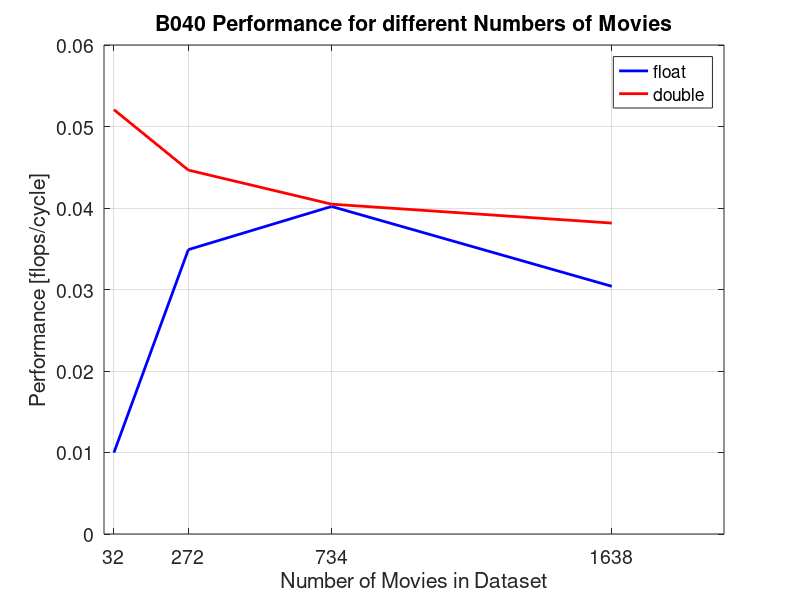
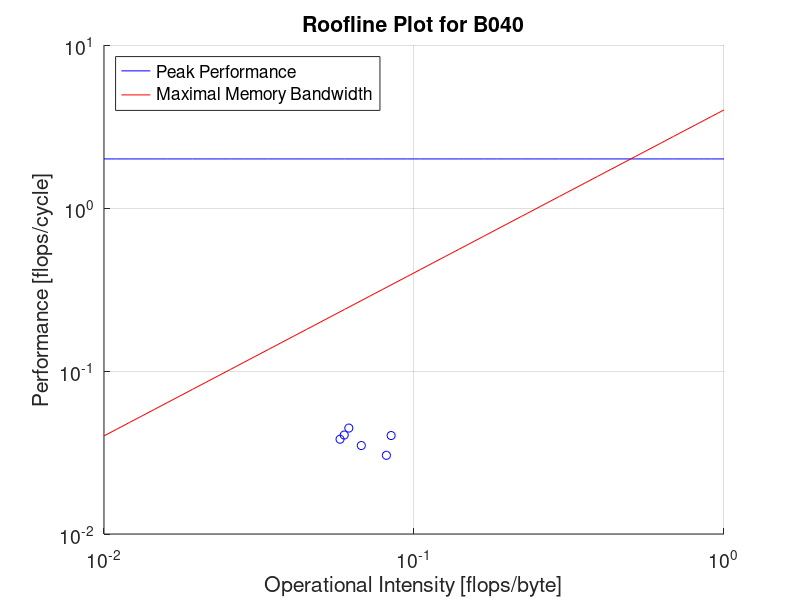

These figures' MATLAB source, in order:
%% All measurements are for B040
% compiled with gcc 4.5.2, -O3, cygwin64
data_points_single = [];
data_points_double = [];
roofline_points = [];

%% Performance Analysis 100k full, single precision
num_cycles = 3356005034; % CPU_CLK_UNHALTED.REF_TSC
num_messages = 54912;
% number of flops = FP_COMP_OPS_EXE.SSE_SCALAR_DOUBLE +
%                   FP_COMP_OPS_EXE.SSE_SCALAR_SINGLE + 
%                   FP_COMP_OPS_EXE.X87
num_flops = 72000108 + 12000018 + 18000027;
runtime = 1.019; % seconds
bandwidth_sec = 1.229; % GB/s

bandwidth_cycle = (runtime*bandwidth_sec*1000000000)/num_cycles;
flops_cycle = num_flops/num_cycles;
intensity = flops_cycle/bandwidth_cycle;
roofline_points = [roofline_points; intensity, flops_cycle];

data_points_single = [data_points_single; 1638, flops_cycle];

%% Performance Analysis 100k full, double precision
num_cycles = 31454047181; % CPU_CLK_UNHALTED.REF_TSC
num_messages = 448130;
% number of flops = FP_COMP_OPS_EXE.SSE_SCALAR_DOUBLE +
%                   FP_COMP_OPS_EXE.SSE_SCALAR_SINGLE + 
%                   FP_COMP_OPS_EXE.X87
num_flops = 816001224 + 0 + 384000576;
runtime = 9.553; % seconds
bandwidth_sec = 2.176; % GB/s

bandwidth_cycle = (runtime*bandwidth_sec*1000000000)/num_cycles;
flops_cycle = num_flops/num_cycles;
intensity = flops_cycle/bandwidth_cycle;
roofline_points = [roofline_points; intensity, flops_cycle];

data_points_double = [data_points_double; 1638, flops_cycle];

%% Performance Analysis [dataset user 405] 734 movies, user 405, single precision
num_cycles = 2538003807; % CPU_CLK_UNHALTED.REF_TSC
num_messages = 54330;
% number of flops = FP_COMP_OPS_EXE.SSE_SCALAR_DOUBLE +
%                   FP_COMP_OPS_EXE.SSE_SCALAR_SINGLE + 
%                   FP_COMP_OPS_EXE.X87
num_flops = 78000117 + 6000009 + 18000027;
runtime = 0.771; % seconds
bandwidth_sec = 1.568; % GB/s

bandwidth_cycle = (runtime*bandwidth_sec*1000000000)/num_cycles;
flops_cycle = num_flops/num_cycles;
intensity = flops_cycle/bandwidth_cycle;
roofline_points = [roofline_points; intensity, flops_cycle];

data_points_single = [data_points_single; 734, flops_cycle];

%% Performance Analysis [dataset user 405] 734 movies, user 405, double precision
num_cycles = 16308024462; % CPU_CLK_UNHALTED.REF_TSC
num_messages = 275480;
% number of flops = FP_COMP_OPS_EXE.SSE_SCALAR_DOUBLE +
%                   FP_COMP_OPS_EXE.SSE_SCALAR_SINGLE + 
%                   FP_COMP_OPS_EXE.X87
num_flops = 438000657 + 0 + 222000333;
runtime = 4.953; % seconds
bandwidth_sec = 2.238; % GB/s

bandwidth_cycle = (runtime*bandwidth_sec*1000000000)/num_cycles;
flops_cycle = num_flops/num_cycles;
intensity = flops_cycle/bandwidth_cycle;
roofline_points = [roofline_points; intensity, flops_cycle];

data_points_double = [data_points_double; 734, flops_cycle];

%% Performance Analysis [dataset 512] 272 movies, user 1-10, single precision
num_cycles = 9630014445; % CPU_CLK_UNHALTED.REF_TSC
num_messages = 105670;
% number of flops = FP_COMP_OPS_EXE.SSE_SCALAR_DOUBLE +
%                   FP_COMP_OPS_EXE.SSE_SCALAR_SINGLE + 
%                   FP_COMP_OPS_EXE.X87
num_flops = 204000306 + 30000045 + 102000153;
runtime = 2.925; % seconds
bandwidth_sec = 1.699; % GB/s

bandwidth_cycle = (runtime*bandwidth_sec*1000000000)/num_cycles;
flops_cycle = num_flops/num_cycles;
intensity = flops_cycle/bandwidth_cycle;
roofline_points = [roofline_points; intensity, flops_cycle];

data_points_single = [data_points_single; 272, flops_cycle];

%% Performance Analysis [dataset 512] 272 movies, user 1-10, double precision
num_cycles = 93388140082; % CPU_CLK_UNHALTED.REF_TSC
num_messages = 2083777;
% number of flops = FP_COMP_OPS_EXE.SSE_SCALAR_DOUBLE +
%                   FP_COMP_OPS_EXE.SSE_SCALAR_SINGLE + 
%                   FP_COMP_OPS_EXE.X87
num_flops = 2814004221 + 0 + 1356002034;
runtime = 30.253; % seconds
bandwidth_sec = 2.237; % GB/s

bandwidth_cycle = (runtime*bandwidth_sec*1000000000)/num_cycles;
flops_cycle = num_flops/num_cycles;
intensity = flops_cycle/bandwidth_cycle;
roofline_points = [roofline_points; intensity, flops_cycle];

data_points_double = [data_points_double; 272, flops_cycle];

%% Performance Analysis 32 movies, user 1-100, single precision
num_cycles = 7810011715; % CPU_CLK_UNHALTED.REF_TSC
num_messages = 46139;
% number of flops = FP_COMP_OPS_EXE.SSE_SCALAR_DOUBLE +
%                   FP_COMP_OPS_EXE.SSE_SCALAR_SINGLE + 
%                   FP_COMP_OPS_EXE.X87
num_flops = 54000081 + 12000018 + 12000018;
runtime = 2.372; % seconds
bandwidth_sec = 0.935; % GB/s

bandwidth_cycle = (runtime*bandwidth_sec*1000000000)/num_cycles;
flops_cycle = num_flops/num_cycles;
intensity = flops_cycle/bandwidth_cycle;
%roofline_points = [roofline_points; intensity, flops_cycle];

data_points_single = [data_points_single; 32, flops_cycle];

%% Performance Analysis 32 movies, user 1-100, double precision
num_cycles = 20396030594; % CPU_CLK_UNHALTED.REF_TSC
num_messages = 872656;
% number of flops = FP_COMP_OPS_EXE.SSE_SCALAR_DOUBLE +
%                   FP_COMP_OPS_EXE.SSE_SCALAR_SINGLE + 
%                   FP_COMP_OPS_EXE.X87
num_flops = 768001152 + 0 + 294000441;
runtime = 6.195; % seconds
bandwidth_sec = 0.04; % GB/s

bandwidth_cycle = (runtime*bandwidth_sec*1000000000)/num_cycles;
flops_cycle = num_flops/num_cycles;
intensity = flops_cycle/bandwidth_cycle;
%roofline_points = [roofline_points; intensity, flops_cycle];

data_points_double = [data_points_double; 32, flops_cycle];
%% Perf Plot
plot(data_points_single(:,1), data_points_single(:,2),'-b', 'LineWidth',2);
hold on; grid on;
plot(data_points_double(:,1), data_points_double(:,2),'-r', 'LineWidth',2);

fontsize = 14;
title('B040 Performance for different Numbers of Movies');
legend('float','double', 'fontsize', fontsize);
xlabel('Number of Movies in Dataset', 'fontsize', fontsize)
ylabel('Performance [flops/cycle]', 'fontsize', fontsize)

set(gca,'XTick',[32, 272, 734, 1638]);
set(gca,'fontsize', fontsize);
print(gcf, '-r150', 'performance_b040.png', '-dpng');
hold off;
close all;

%% Roofline Plot
figure;
hold on; grid on
x = logspace(-2,0);

maxBytesCycle = 4;
% flops / cycle
peakPerf = 2;
oneOpCycle = 1;

% Scalar peak performance
ys = ones(length(x),1).*peakPerf;
loglog(x,ys,'-b');

% memory bandwidth
yb = x.*maxBytesCycle;
loglog(x,yb,'r');

% measurements
loglog(roofline_points(:,1), roofline_points(:,2), 'ob');
%text(roofline_points(1,1), roofline_points(1,2),{' 1038, float'},'VerticalAlignment','middle','HorizontalAlignment','left', 'fontsize', fontsize);
%text(roofline_points(2,1), roofline_points(2,2),{' 1038, double'},'VerticalAlignment','top', 'HorizontalAlignment','right','fontsize', fontsize);
%text(roofline_points(3,1), roofline_points(3,2),{' 732, float'},'VerticalAlignment','middle','HorizontalAlignment','left', 'fontsize', fontsize);
%text(roofline_points(4,1), roofline_points(4,2),{' 732, double'},'VerticalAlignment','bottom','HorizontalAlignment','right', 'fontsize', fontsize);
%text(roofline_points(5,1), roofline_points(5,2),{' 272, float'},'VerticalAlignment','top','HorizontalAlignment','center', 'fontsize', fontsize);
%text(roofline_points(6,1), roofline_points(6,2),{' 272, double'},'VerticalAlignment','bottom','HorizontalAlignment','left', 'fontsize', fontsize);

title('Roofline Plot for B040','fontsize', fontsize);
legend('Peak Performance','Maximal Memory Bandwidth','Location','northwest');
xlabel('Operational Intensity [flops/byte]', 'fontsize', fontsize)
ylabel('Performance [flops/cycle]', 'fontsize', fontsize)
set(gca,'XScale','log')
set(gca,'YScale','log')
set(gca,'fontsize', fontsize);
print(gcf, '-r150', 'roofline_b040.png', '-dpng');
hold off;